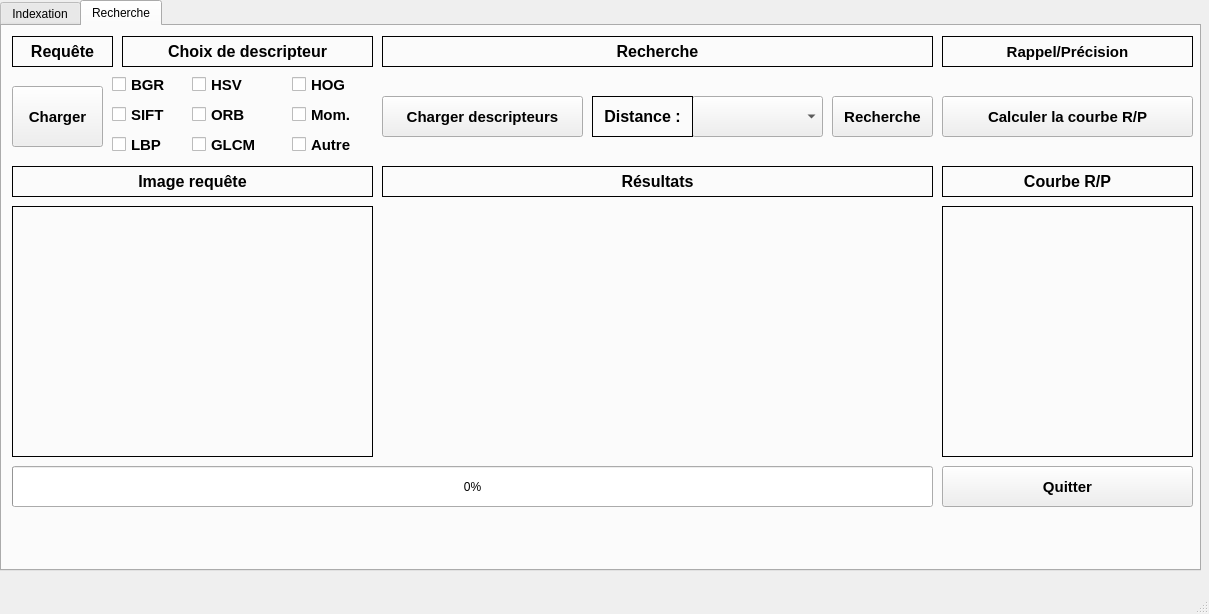
<?xml version="1.0" encoding="UTF-8"?>
<ui version="4.0">
 <class>MainWindow</class>
 <widget class="QMainWindow" name="MainWindow">
  <property name="geometry">
   <rect>
    <x>0</x>
    <y>0</y>
    <width>1209</width>
    <height>614</height>
   </rect>
  </property>
  <property name="windowTitle">
   <string>MainWindow</string>
  </property>
  <widget class="QWidget" name="centralwidget">
   <widget class="QTabWidget" name="tabWidget">
    <property name="geometry">
     <rect>
      <x>0</x>
      <y>0</y>
      <width>1201</width>
      <height>571</height>
     </rect>
    </property>
    <property name="currentIndex">
     <number>1</number>
    </property>
    <widget class="QWidget" name="tab_index">
     <attribute name="title">
      <string>Indexation</string>
     </attribute>
     <widget class="QCheckBox" name="checkBox_SIFT_index">
      <property name="geometry">
       <rect>
        <x>20</x>
        <y>10</y>
        <width>85</width>
        <height>21</height>
       </rect>
      </property>
      <property name="text">
       <string>SIFT</string>
      </property>
     </widget>
     <widget class="QCheckBox" name="checkBox_ORB_index">
      <property name="geometry">
       <rect>
        <x>140</x>
        <y>10</y>
        <width>85</width>
        <height>21</height>
       </rect>
      </property>
      <property name="text">
       <string>ORB</string>
      </property>
     </widget>
     <widget class="QCheckBox" name="checkBox_HSV_index">
      <property name="geometry">
       <rect>
        <x>470</x>
        <y>10</y>
        <width>101</width>
        <height>21</height>
       </rect>
      </property>
      <property name="text">
       <string>Hist HSV</string>
      </property>
     </widget>
     <widget class="QCheckBox" name="checkBox_HistC_index">
      <property name="geometry">
       <rect>
        <x>270</x>
        <y>10</y>
        <width>121</width>
        <height>21</height>
       </rect>
      </property>
      <property name="text">
       <string>Hist Couleur</string>
      </property>
     </widget>
     <widget class="QCheckBox" name="checkBox_GLCM_index">
      <property name="geometry">
       <rect>
        <x>650</x>
        <y>10</y>
        <width>81</width>
        <height>21</height>
       </rect>
      </property>
      <property name="text">
       <string>GLCM</string>
      </property>
     </widget>
     <widget class="QCheckBox" name="checkBox_LBP_index">
      <property name="geometry">
       <rect>
        <x>800</x>
        <y>10</y>
        <width>61</width>
        <height>21</height>
       </rect>
      </property>
      <property name="text">
       <string>LBP</string>
      </property>
     </widget>
     <widget class="QCheckBox" name="checkBox_HOG_index">
      <property name="geometry">
       <rect>
        <x>930</x>
        <y>10</y>
        <width>71</width>
        <height>21</height>
       </rect>
      </property>
      <property name="text">
       <string>HOG</string>
      </property>
     </widget>
     <widget class="QPushButton" name="charger">
      <property name="geometry">
       <rect>
        <x>10</x>
        <y>50</y>
        <width>441</width>
        <height>51</height>
       </rect>
      </property>
      <property name="text">
       <string>Charger et afficher la base de données</string>
      </property>
     </widget>
     <widget class="QPushButton" name="quitter">
      <property name="geometry">
       <rect>
        <x>930</x>
        <y>50</y>
        <width>71</width>
        <height>51</height>
       </rect>
      </property>
      <property name="text">
       <string>Quitter</string>
      </property>
     </widget>
     <widget class="QPushButton" name="indexer">
      <property name="geometry">
       <rect>
        <x>470</x>
        <y>50</y>
        <width>451</width>
        <height>51</height>
       </rect>
      </property>
      <property name="text">
       <string>Calculer les descripteurs</string>
      </property>
     </widget>
     <widget class="QLabel" name="imagelabel">
      <property name="geometry">
       <rect>
        <x>10</x>
        <y>110</y>
        <width>261</width>
        <height>231</height>
       </rect>
      </property>
      <property name="autoFillBackground">
       <bool>false</bool>
      </property>
      <property name="text">
       <string/>
      </property>
      <property name="alignment">
       <set>Qt::AlignCenter</set>
      </property>
     </widget>
     <widget class="QLabel" name="image">
      <property name="geometry">
       <rect>
        <x>10</x>
        <y>160</y>
        <width>441</width>
        <height>331</height>
       </rect>
      </property>
      <property name="frameShape">
       <enum>QFrame::Panel</enum>
      </property>
      <property name="text">
       <string/>
      </property>
      <property name="scaledContents">
       <bool>true</bool>
      </property>
      <property name="alignment">
       <set>Qt::AlignCenter</set>
      </property>
     </widget>
     <widget class="QLabel" name="label_3">
      <property name="geometry">
       <rect>
        <x>470</x>
        <y>120</y>
        <width>531</width>
        <height>31</height>
       </rect>
      </property>
      <property name="frameShape">
       <enum>QFrame::Panel</enum>
      </property>
      <property name="text">
       <string>Base d'images</string>
      </property>
      <property name="alignment">
       <set>Qt::AlignCenter</set>
      </property>
     </widget>
     <widget class="QLabel" name="label">
      <property name="geometry">
       <rect>
        <x>10</x>
        <y>120</y>
        <width>441</width>
        <height>31</height>
       </rect>
      </property>
      <property name="frameShape">
       <enum>QFrame::Panel</enum>
      </property>
      <property name="text">
       <string>Image</string>
      </property>
      <property name="alignment">
       <set>Qt::AlignCenter</set>
      </property>
     </widget>
     <widget class="QProgressBar" name="progressBar">
      <property name="geometry">
       <rect>
        <x>10</x>
        <y>510</y>
        <width>1011</width>
        <height>23</height>
       </rect>
      </property>
      <property name="value">
       <number>0</number>
      </property>
     </widget>
     <widget class="QTableView" name="tableView">
      <property name="geometry">
       <rect>
        <x>470</x>
        <y>160</y>
        <width>531</width>
        <height>331</height>
       </rect>
      </property>
     </widget>
    </widget>
    <widget class="QWidget" name="tab_rech">
     <attribute name="title">
      <string>Recherche</string>
     </attribute>
     <widget class="QLabel" name="label_2">
      <property name="geometry">
       <rect>
        <x>120</x>
        <y>10</y>
        <width>251</width>
        <height>31</height>
       </rect>
      </property>
      <property name="font">
       <font>
        <pointsize>12</pointsize>
        <weight>75</weight>
        <bold>true</bold>
       </font>
      </property>
      <property name="frameShape">
       <enum>QFrame::Panel</enum>
      </property>
      <property name="text">
       <string>Choix de descripteur</string>
      </property>
      <property name="alignment">
       <set>Qt::AlignCenter</set>
      </property>
     </widget>
     <widget class="QCheckBox" name="checkBox_HistC_rech">
      <property name="geometry">
       <rect>
        <x>110</x>
        <y>50</y>
        <width>81</width>
        <height>17</height>
       </rect>
      </property>
      <property name="font">
       <font>
        <pointsize>11</pointsize>
        <weight>75</weight>
        <bold>true</bold>
        <kerning>true</kerning>
       </font>
      </property>
      <property name="text">
       <string>BGR</string>
      </property>
     </widget>
     <widget class="QCheckBox" name="checkBox_HSV_rech">
      <property name="geometry">
       <rect>
        <x>190</x>
        <y>50</y>
        <width>81</width>
        <height>17</height>
       </rect>
      </property>
      <property name="font">
       <font>
        <pointsize>11</pointsize>
        <weight>75</weight>
        <bold>true</bold>
       </font>
      </property>
      <property name="text">
       <string>HSV</string>
      </property>
     </widget>
     <widget class="QCheckBox" name="checkBox_SIFT_rech">
      <property name="geometry">
       <rect>
        <x>110</x>
        <y>80</y>
        <width>81</width>
        <height>17</height>
       </rect>
      </property>
      <property name="font">
       <font>
        <pointsize>11</pointsize>
        <weight>75</weight>
        <bold>true</bold>
       </font>
      </property>
      <property name="text">
       <string>SIFT</string>
      </property>
     </widget>
     <widget class="QCheckBox" name="checkBox_ORB_rech">
      <property name="geometry">
       <rect>
        <x>190</x>
        <y>80</y>
        <width>91</width>
        <height>17</height>
       </rect>
      </property>
      <property name="font">
       <font>
        <pointsize>11</pointsize>
        <weight>75</weight>
        <bold>true</bold>
       </font>
      </property>
      <property name="text">
       <string>ORB</string>
      </property>
     </widget>
     <widget class="QCheckBox" name="checkBox_GLCM_rech">
      <property name="geometry">
       <rect>
        <x>190</x>
        <y>110</y>
        <width>81</width>
        <height>17</height>
       </rect>
      </property>
      <property name="font">
       <font>
        <pointsize>11</pointsize>
        <weight>75</weight>
        <bold>true</bold>
       </font>
      </property>
      <property name="text">
       <string>GLCM</string>
      </property>
     </widget>
     <widget class="QCheckBox" name="checkBox_LBP_rech">
      <property name="geometry">
       <rect>
        <x>110</x>
        <y>110</y>
        <width>81</width>
        <height>17</height>
       </rect>
      </property>
      <property name="font">
       <font>
        <pointsize>11</pointsize>
        <weight>75</weight>
        <bold>true</bold>
       </font>
      </property>
      <property name="text">
       <string>LBP</string>
      </property>
     </widget>
     <widget class="QCheckBox" name="checkBox_HOG_rech">
      <property name="geometry">
       <rect>
        <x>290</x>
        <y>50</y>
        <width>71</width>
        <height>17</height>
       </rect>
      </property>
      <property name="font">
       <font>
        <pointsize>11</pointsize>
        <weight>75</weight>
        <bold>true</bold>
       </font>
      </property>
      <property name="text">
       <string>HOG</string>
      </property>
     </widget>
     <widget class="QCheckBox" name="checkBox_Moments_rech">
      <property name="geometry">
       <rect>
        <x>290</x>
        <y>80</y>
        <width>81</width>
        <height>17</height>
       </rect>
      </property>
      <property name="font">
       <font>
        <pointsize>11</pointsize>
        <weight>75</weight>
        <bold>true</bold>
       </font>
      </property>
      <property name="text">
       <string>Mom.</string>
      </property>
     </widget>
     <widget class="QLabel" name="label_4">
      <property name="geometry">
       <rect>
        <x>10</x>
        <y>140</y>
        <width>361</width>
        <height>31</height>
       </rect>
      </property>
      <property name="font">
       <font>
        <pointsize>12</pointsize>
        <weight>75</weight>
        <bold>true</bold>
       </font>
      </property>
      <property name="frameShape">
       <enum>QFrame::Panel</enum>
      </property>
      <property name="text">
       <string>Image requête</string>
      </property>
      <property name="alignment">
       <set>Qt::AlignCenter</set>
      </property>
     </widget>
     <widget class="QLabel" name="label_requete">
      <property name="geometry">
       <rect>
        <x>10</x>
        <y>180</y>
        <width>361</width>
        <height>251</height>
       </rect>
      </property>
      <property name="font">
       <font>
        <pointsize>12</pointsize>
        <weight>75</weight>
        <bold>true</bold>
       </font>
      </property>
      <property name="frameShape">
       <enum>QFrame::Panel</enum>
      </property>
      <property name="text">
       <string/>
      </property>
      <property name="scaledContents">
       <bool>true</bool>
      </property>
      <property name="alignment">
       <set>Qt::AlignCenter</set>
      </property>
     </widget>
     <widget class="QProgressBar" name="progressBar_rech">
      <property name="geometry">
       <rect>
        <x>10</x>
        <y>440</y>
        <width>921</width>
        <height>41</height>
       </rect>
      </property>
      <property name="value">
       <number>0</number>
      </property>
     </widget>
     <widget class="QLabel" name="label_5">
      <property name="geometry">
       <rect>
        <x>380</x>
        <y>10</y>
        <width>551</width>
        <height>31</height>
       </rect>
      </property>
      <property name="font">
       <font>
        <pointsize>12</pointsize>
        <weight>75</weight>
        <bold>true</bold>
       </font>
      </property>
      <property name="frameShape">
       <enum>QFrame::Panel</enum>
      </property>
      <property name="text">
       <string>Recherche</string>
      </property>
      <property name="alignment">
       <set>Qt::AlignCenter</set>
      </property>
     </widget>
     <widget class="QLabel" name="label_6">
      <property name="geometry">
       <rect>
        <x>940</x>
        <y>10</y>
        <width>251</width>
        <height>31</height>
       </rect>
      </property>
      <property name="font">
       <font>
        <pointsize>11</pointsize>
        <weight>75</weight>
        <bold>true</bold>
       </font>
      </property>
      <property name="frameShape">
       <enum>QFrame::Panel</enum>
      </property>
      <property name="text">
       <string>Rappel/Précision</string>
      </property>
      <property name="alignment">
       <set>Qt::AlignCenter</set>
      </property>
     </widget>
     <widget class="QWidget" name="gridLayoutWidget" native="true">
      <property name="geometry">
       <rect>
        <x>380</x>
        <y>180</y>
        <width>551</width>
        <height>251</height>
       </rect>
      </property>
      <widget class="QWidget" name="gridLayoutWidget_2">
       <property name="geometry">
        <rect>
         <x>0</x>
         <y>0</y>
         <width>551</width>
         <height>251</height>
        </rect>
       </property>
       <layout class="QGridLayout" name="gridLayout">
        <property name="sizeConstraint">
         <enum>QLayout::SetFixedSize</enum>
        </property>
        <property name="leftMargin">
         <number>0</number>
        </property>
        <property name="spacing">
         <number>0</number>
        </property>
       </layout>
      </widget>
     </widget>
     <widget class="QLabel" name="label_courbe">
      <property name="geometry">
       <rect>
        <x>940</x>
        <y>180</y>
        <width>251</width>
        <height>251</height>
       </rect>
      </property>
      <property name="font">
       <font>
        <pointsize>12</pointsize>
        <weight>75</weight>
        <bold>true</bold>
       </font>
      </property>
      <property name="frameShape">
       <enum>QFrame::Panel</enum>
      </property>
      <property name="text">
       <string/>
      </property>
      <property name="scaledContents">
       <bool>true</bool>
      </property>
      <property name="alignment">
       <set>Qt::AlignCenter</set>
      </property>
     </widget>
     <widget class="QPushButton" name="quitter_rech">
      <property name="geometry">
       <rect>
        <x>940</x>
        <y>440</y>
        <width>251</width>
        <height>41</height>
       </rect>
      </property>
      <property name="font">
       <font>
        <pointsize>11</pointsize>
        <weight>75</weight>
        <bold>true</bold>
       </font>
      </property>
      <property name="text">
       <string>Quitter</string>
      </property>
     </widget>
     <widget class="QComboBox" name="comboBox">
      <property name="geometry">
       <rect>
        <x>690</x>
        <y>70</y>
        <width>131</width>
        <height>41</height>
       </rect>
      </property>
     </widget>
     <widget class="QLabel" name="label_7">
      <property name="geometry">
       <rect>
        <x>590</x>
        <y>70</y>
        <width>101</width>
        <height>41</height>
       </rect>
      </property>
      <property name="font">
       <font>
        <pointsize>12</pointsize>
        <weight>75</weight>
        <bold>true</bold>
       </font>
      </property>
      <property name="frameShape">
       <enum>QFrame::Panel</enum>
      </property>
      <property name="text">
       <string>Distance :</string>
      </property>
      <property name="alignment">
       <set>Qt::AlignCenter</set>
      </property>
     </widget>
     <widget class="QLabel" name="label_8">
      <property name="geometry">
       <rect>
        <x>380</x>
        <y>140</y>
        <width>551</width>
        <height>31</height>
       </rect>
      </property>
      <property name="font">
       <font>
        <pointsize>12</pointsize>
        <weight>75</weight>
        <bold>true</bold>
       </font>
      </property>
      <property name="frameShape">
       <enum>QFrame::Panel</enum>
      </property>
      <property name="text">
       <string>Résultats</string>
      </property>
      <property name="alignment">
       <set>Qt::AlignCenter</set>
      </property>
     </widget>
     <widget class="QLabel" name="label_9">
      <property name="geometry">
       <rect>
        <x>940</x>
        <y>140</y>
        <width>251</width>
        <height>31</height>
       </rect>
      </property>
      <property name="font">
       <font>
        <pointsize>12</pointsize>
        <weight>75</weight>
        <bold>true</bold>
       </font>
      </property>
      <property name="frameShape">
       <enum>QFrame::Panel</enum>
      </property>
      <property name="text">
       <string>Courbe R/P</string>
      </property>
      <property name="alignment">
       <set>Qt::AlignCenter</set>
      </property>
     </widget>
     <widget class="QPushButton" name="chercher">
      <property name="geometry">
       <rect>
        <x>830</x>
        <y>70</y>
        <width>101</width>
        <height>41</height>
       </rect>
      </property>
      <property name="font">
       <font>
        <pointsize>11</pointsize>
        <weight>75</weight>
        <bold>true</bold>
       </font>
      </property>
      <property name="text">
       <string>Recherche</string>
      </property>
     </widget>
     <widget class="QPushButton" name="calcul_RP">
      <property name="geometry">
       <rect>
        <x>940</x>
        <y>70</y>
        <width>251</width>
        <height>41</height>
       </rect>
      </property>
      <property name="font">
       <font>
        <pointsize>11</pointsize>
        <weight>75</weight>
        <bold>true</bold>
       </font>
      </property>
      <property name="text">
       <string>Calculer la courbe R/P</string>
      </property>
     </widget>
     <widget class="QCheckBox" name="checkBox_autre_rech">
      <property name="geometry">
       <rect>
        <x>290</x>
        <y>110</y>
        <width>81</width>
        <height>17</height>
       </rect>
      </property>
      <property name="font">
       <font>
        <pointsize>11</pointsize>
        <weight>75</weight>
        <bold>true</bold>
       </font>
      </property>
      <property name="text">
       <string>Autre</string>
      </property>
     </widget>
     <widget class="QPushButton" name="charger_rech">
      <property name="geometry">
       <rect>
        <x>10</x>
        <y>60</y>
        <width>91</width>
        <height>61</height>
       </rect>
      </property>
      <property name="font">
       <font>
        <pointsize>11</pointsize>
        <weight>75</weight>
        <bold>true</bold>
       </font>
      </property>
      <property name="text">
       <string>Charger</string>
      </property>
     </widget>
     <widget class="QLabel" name="label_10">
      <property name="geometry">
       <rect>
        <x>10</x>
        <y>10</y>
        <width>101</width>
        <height>31</height>
       </rect>
      </property>
      <property name="font">
       <font>
        <pointsize>12</pointsize>
        <weight>75</weight>
        <bold>true</bold>
       </font>
      </property>
      <property name="frameShape">
       <enum>QFrame::Panel</enum>
      </property>
      <property name="text">
       <string>Requête</string>
      </property>
      <property name="alignment">
       <set>Qt::AlignCenter</set>
      </property>
     </widget>
     <widget class="QPushButton" name="charger_desc">
      <property name="geometry">
       <rect>
        <x>380</x>
        <y>70</y>
        <width>201</width>
        <height>41</height>
       </rect>
      </property>
      <property name="font">
       <font>
        <pointsize>11</pointsize>
        <weight>75</weight>
        <bold>true</bold>
       </font>
      </property>
      <property name="text">
       <string>Charger descripteurs</string>
      </property>
     </widget>
    </widget>
   </widget>
  </widget>
  <widget class="QMenuBar" name="menubar">
   <property name="geometry">
    <rect>
     <x>0</x>
     <y>0</y>
     <width>1209</width>
     <height>20</height>
    </rect>
   </property>
  </widget>
  <widget class="QStatusBar" name="statusbar"/>
 </widget>
 <resources/>
 <connections/>
</ui>
